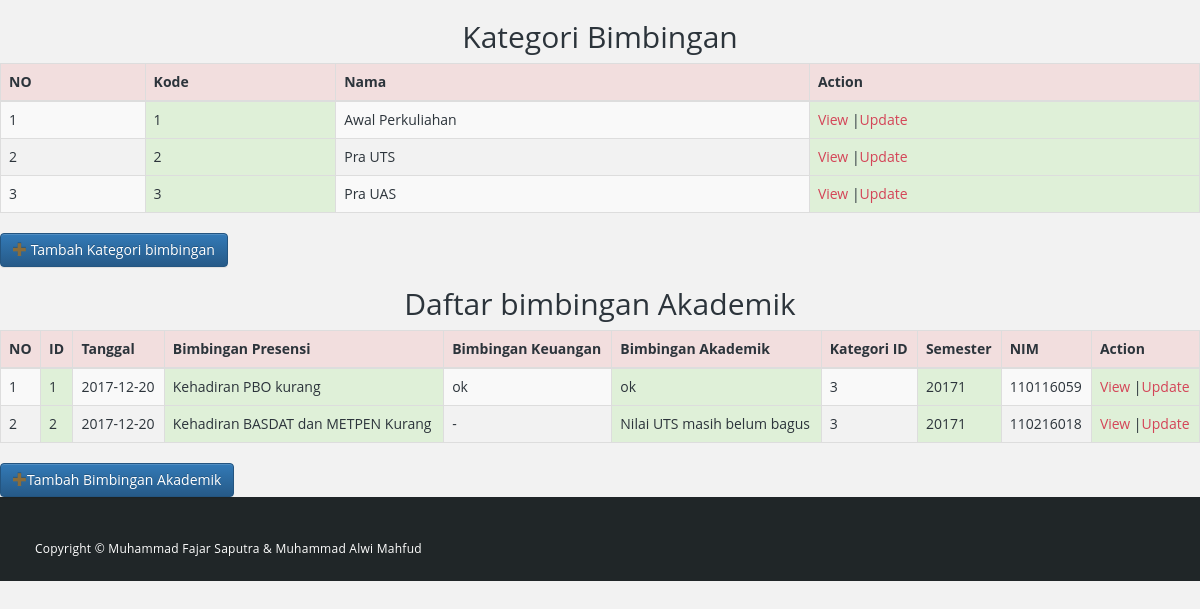
Page /bimbim.php on the committed database.
### tables this page shows
CREATE TABLE `kategori_bimbingan` (
  `id` int(11) NOT NULL,
  `nama` varchar(45) DEFAULT NULL
);

CREATE TABLE `bimbingan_akademik` (
  `id` int(11) NOT NULL,
  `tanggal` date DEFAULT NULL,
  `bimbingan_presensi` text,
  `bimbingan_keuangan` text,
  `bimbingan_akademik` text,
  `kategori_id` int(11) NOT NULL,
  `semester` int(11) DEFAULT NULL,
  `nim` varchar(10) NOT NULL
);

### bimbim.php (called while the page is built, shortened)
<?php
include_once 'top.php';
 ?>
 <?php
 include_once 'index_katBimbingan.php';
 include_once 'index_bimbingan.php';
  ?>
<?php
  include_once 'bottom.php';
 ?>

### db/dbkoneksi.php (called while the page is built)
<?php
    class DBKoneksi{
        private $dbhost = 'localhost';
        private $dbuser = 'root';
        private $dbpass = 'bl@ck_ole27';
        private $dbname = 'tugasAkhir';
        private $opsi = [
            PDO::ATTR_ERRMODE => PDO::ERRMODE_EXCEPTION,
            PDO::ATTR_DEFAULT_FETCH_MODE => PDO::FETCH_ASSOC,
        ];
        private $koneksi = null;
        public function __construct()
        {
            $dsn = "mysql:host=".$this->dbhost.";dbname=".$this->dbname;
            try{
                $this->koneksi = new PDO($dsn,
                    $this->dbuser,$this->dbpass,
                    $this->opsi);
            }catch(PDOException $e){
                echo $e->getMessage();
            }
        }
        public function getKoneksi()
        {
            return $this->koneksi;
        }
    }
?>

### db/DAOBimbingan.php (called while the page is built, shortened)
<?php
require_once "dbkoneksi.php";
class DAOBimbingan
{
    protected $tableName = "kategori_bimbingan";
    protected $koneksi = null ;
    public function __construct($nama_table)
    {
        $this->tableName= $nama_table;
        $database = new DBKoneksi();
        $this->koneksi = $database->getKoneksi();
    }
    public function getAll(){
        $sql = "SELECT * FROM " . $this->tableName;
        $ps = $this->koneksi->prepare($sql);
        $ps->execute();
        return $ps->fetchAll();
    }
}

### db/DAO.php (called while the page is built, shortened)
<?php
require_once "dbkoneksi.php";
class DAO
{
    protected $tableName = "";
    protected $koneksi = null ;
    public function __construct($nama_table)
    {
        $this->tableName= $nama_table;
        $database = new DBKoneksi();
        $this->koneksi = $database->getKoneksi();
    }
    public function getAll(){
        $sql = "SELECT * FROM " . $this->tableName;
        $ps = $this->koneksi->prepare($sql);
        $ps->execute();
        return $ps->fetchAll();
    }
}

### index_bimbingan.php (the view, shortened to what this page needs)
<?php
    include_once 'top.php';
    $obj = new bimbingan_akademik();
    $rows = $obj->getAll();
    ?>
    <h2 align="center">Daftar bimbingan Akademik</h2>
    <table id="bimbingan" class="table table-striped table-bordered">
        <thead>
        <tr class="danger">
            <th>NO</th><th>ID</th><th>Tanggal</th><th>Bimbingan Presensi</th><th>Bimbingan Keuangan</th>
            <th>Bimbingan Akademik</th><th>Kategori ID</th><th>Semester</th><th>NIM</th><th>Action</th>
        </tr>
        </thead>
        <tbody>
        <?php
        $nomor = 1;
        foreach($rows as $row){
            echo '<tr><td>'.$nomor.'</td>';
            echo '<td class="success">'.$row['id'].'</td>';
            echo '<td>'.$row['tanggal'].'</td>';
            echo '<td class="success">'.$row['bimbingan_presensi'].'</td>';
            echo '<td>'.$row['bimbingan_keuangan'].'</td>';
            echo '<td class="success">'.$row['bimbingan_akademik'].'</td>';
            echo '<td>'.$row['kategori_id'].'</td>';
            echo '<td class="success">'.$row['semester'].'</td>';
            echo '<td >'.$row['nim'].'</td>';
            echo '<td class="success"><a href="view_bimbingan.php?id='.$row['id']. '">View</a> |';
            echo '<a href="form_bimbingan.php?id='.$row['id']. '">Update</a></td>';
            echo '</tr>';
           $nomor++;
        }
        ?>
        </tbody>
    </table>
    <div class="panel-header" class="col-md-3">
        <a class="btn icon-btn btn-primary" href="form_bimbingan.php">
        <span class="glyphicon btn-glyphicon glyphicon-plus img-circle text-warning"></span>Tambah Bimbingan Akademik</a>
</div>

### top.php (shortened to what this page needs)
<!DOCTYPE html>
<html>
    <head>
        <link rel="stylesheet" href="css/bootstrap.min.css">
        <link rel="stylesheet" href="css/bootstrap-theme.min.css">
        <link rel="stylesheet" href="css/fontAwesome.css">
        <link rel="stylesheet" href="css/hero-slider.css">
        <link rel="stylesheet" href="css/tooplate-style.css">
        <link rel="stylesheet" href="scss/dataTables.bootstrap.min.css">
    </head>

### index_katBimbingan.php (shortened to what this page needs)
<?php
    include_once 'top.php';
    $obj = new kategori_bimbingan();
    $rows = $obj->getAll();
    ?>
    <h2 align="center">Kategori Bimbingan</h2>
    <table id="katbim" class="table table-striped table-bordered">
        <thead>
        <tr class="danger">
            <th>NO</th><th>Kode</th><th>Nama</th><th>Action</th>
        </tr>
        </thead>
        <tbody>
        <?php
        $nomor = 1;
        foreach($rows as $row){
            echo '<tr><td>'.$nomor.'</td>';
            echo '<td class="success">'.$row['id'].'</td>';
            echo '<td>'.$row['nama'].'</td>';
            echo '<td class="success"><a href="view_katBimbingan.php?id='.$row['id']. '">View</a> |';
            echo '<a href="form_katbimbingan.php?id='.$row['id']. '">Update</a></td>';
            echo '</tr>';
            $nomor++;
        }
        ?>
        </tbody>
    </table>
    <div class="panel-header" class="col-md-3" align="left">
        <a class="btn icon-btn btn-primary" href="form_katbimbingan.php">
        <span class="glyphicon btn-glyphicon glyphicon-plus img-
        circle text-warning"></span>
        Tambah Kategori bimbingan
        </a>
</div>

### bottom.php (shortened to what this page needs)
    <footer>
        <div class="container">
            <div class="row">
                <div class="col-md-6">
                    <div class="copyright-text">
                        <p>Copyright &copy; Muhammad Fajar Saputra & Muhammad Alwi Mahfud</p>
                    </div>
                </div>
            </div>
        </div>
    </footer>
</body>
</html>

### css/hero-slider.css (style rules this page uses)
*, *::after, *::before { -webkit-box-sizing: border-box; -moz-box-sizing: border-box; box-sizing: border-box; }
html { font-size: 62.5%; }
a { color: #d44457; text-decoration: none; }

### css/tooplate-style.css (style rules this page uses)
* { margin: 0; padding: 0; font-family: 'Open Sans', arial, sans-serif; }
p { color: #5a5a5a; font-size: 13px; letter-spacing: 0.25px; line-height: 24px; }
footer { background-color: #202628; padding: 20px; }
footer p { font-size: 12px; color: #fff; margin-bottom: 0px; margin-top: 20px; }

### rows in the picture
kategori_bimbingan: id "1", nama "Awal Perkuliahan"
kategori_bimbingan: id "2", nama "Pra UTS"
kategori_bimbingan: id "3", nama "Pra UAS"
bimbingan_akademik: id "1", tanggal "2017-12-20", bimbingan_presensi "Kehadiran PBO kurang", bimbingan_keuangan "ok", bimbingan_akademik "ok", kategori "3", semester "20171", nim "110116059"
bimbingan_akademik: id "2", tanggal "2017-12-20", bimbingan_presensi "Kehadiran BASDAT dan METPEN Kurang", bimbingan_keuangan "-", bimbingan_akademik "Nilai UTS masih belum bagus", kategori "3", semester "20171", nim "110216018"
